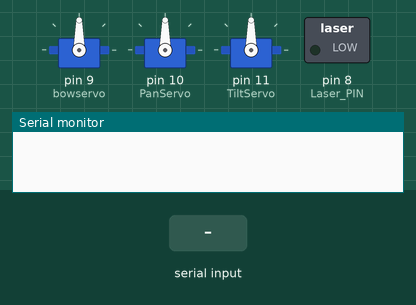
Simulated run of this sketch. Board: Arduino Uno, built with avr-gcc and run on an emulated ATmega328P. Parts: 3 × servo, switched loads named in the sketch (green lamp = pin HIGH), the last lines printed to the serial monitor. The inputs (shaded band) are chosen by the test bench.

Above: at 1.2 s.
1.3 s: "s1120\n" received over the second serial link
At 1.9 s:
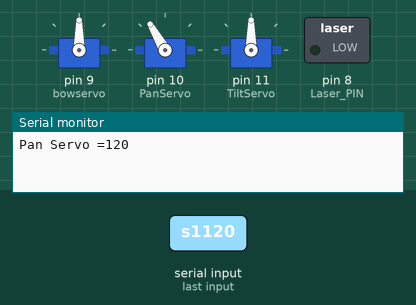
2.8 s: "s2" received over the second serial link
At 3.3 s:
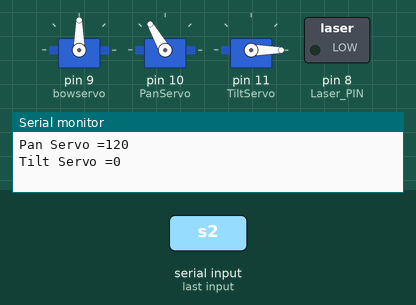
4.3 s: "s1" received over the second serial link
At 5.5 s:
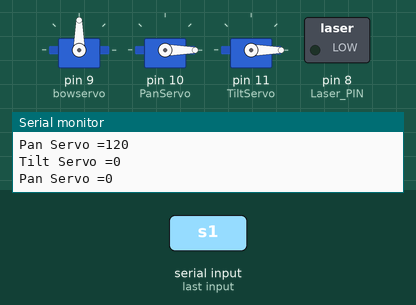
5.8 s: "s190\n" received over the second serial link
At 6.7 s:
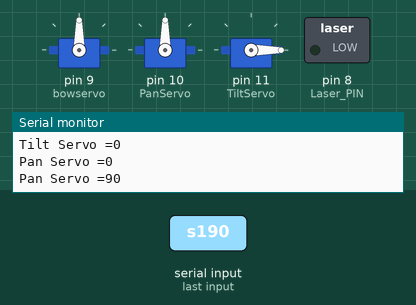
7.3 s: "LASER" received over the second serial link
At 7.6 s:
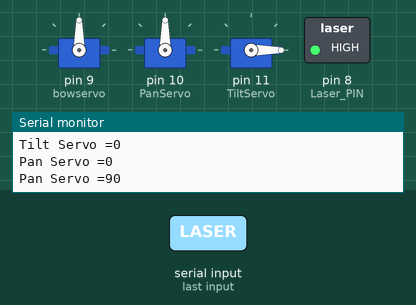
8.8 s: "FIRE" received over the second serial link
At 10.7 s:
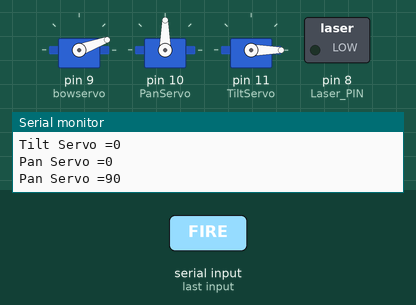
Timing chart, 0 to 12.2 s (numbered marks = the images above; inputs shaded):
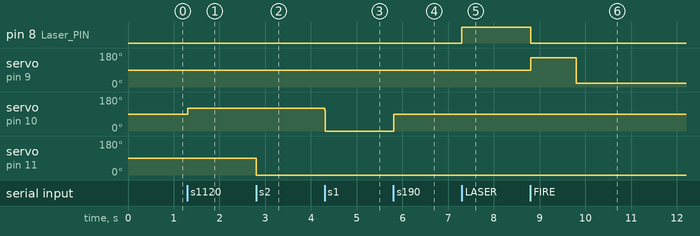

The sketch:

Crossbow.ino
```cpp
//the baud rate of the Bluetooth module set to 38400
//tp reduce servo jittering.
#include <SoftwareSerial.h>
#include <Servo.h>
const int Laser_PIN = 8;
Servo PanServo;
Servo TiltServo;
Servo bowservo;
SoftwareSerial Bluetooth(0, 1); // Arduino(RX, TX)-BT (TX, RX)
int PantServoCurrent, TiltServoCurrent; // current position
int PanServPrevious, TiltServPrevious; // previous position
int index = 0;
String dataIn = "";

void setup() {
  Serial.begin(9600);
  pinMode (Laser_PIN, OUTPUT);
  bowservo.attach(9);
  PanServo.attach(10);
  TiltServo.attach(11);
  Bluetooth.begin(38400); //baud rate of the Bluetooth module
  Bluetooth.setTimeout(1);
  delay(20);
  PanServPrevious = 90;// servo initial position
  PanServo.write(PanServPrevious);
  TiltServPrevious = 90;
  TiltServo.write(TiltServPrevious);
}

void loop() {
  // Check for incoming data
  if (Bluetooth.available() > 0) {// Check for incoming data
    dataIn = Bluetooth.readString();  // Read the data as string
    // If "Waist" slider has changed value - Move Servo 1 to position
    if (dataIn.startsWith("s1")) {
      String dataInS = dataIn.substring(2, dataIn.length()); // Extract "120" from "s1120"
      PantServoCurrent = dataInS.toInt();  // Convert the string into integer
      Serial.print("Pan Servo =");
      Serial.println(PantServoCurrent);
      // We use for loops so we can control the speed of the servo
      // If previous position is bigger then current position
      if (PanServPrevious > PantServoCurrent) {
        for ( int j = PanServPrevious; j >= PantServoCurrent; j--) {   // Run servo down
          PanServo.write(j);
          delay(0);    // defines the speed at which the servo rotates
        }
      }
      // If previous position is smaller then current position
      if (PanServPrevious < PantServoCurrent) {
        for ( int j = PanServPrevious; j <= PantServoCurrent; j++) {   // Run servo up
          PanServo.write(j);
          delay(0);
        }
      }
      PanServPrevious = PantServoCurrent;   // set current position as previous position
    }

    // Move Servo 2
    if (dataIn.startsWith("s2")) {
      String dataInS = dataIn.substring(2, dataIn.length());
      TiltServoCurrent = dataInS.toInt();
      Serial.print("Tilt Servo =");
      Serial.println(TiltServoCurrent);
      if (TiltServPrevious > TiltServoCurrent) {
        for ( int j = TiltServPrevious; j >= TiltServoCurrent; j--) {
          TiltServo.write(j);
          delay(0);
        }
      }
      if (TiltServPrevious < TiltServoCurrent) {
        for ( int j = TiltServPrevious; j <= TiltServoCurrent; j++) {
          TiltServo.write(j);
          delay(0);
        }
      }
      TiltServPrevious = TiltServoCurrent;
    }
    if (dataIn.startsWith("LASER")) { // If button "LASER" is pressed
      digitalWrite (Laser_PIN, HIGH); // Turn Laser On
      delay (1);
    }
    else {
      digitalWrite (Laser_PIN, LOW); // Turn Laser Off
      delay (1);
    }
    if (dataIn.startsWith("FIRE")) {// If button "FIRE" is pressed
        bowservo.write(155);
        delay(1000);
        bowservo.write(20);
        delay(500);
      }
  }
}
```

Measured:
- after the input at 1.3 s, servo on pin 10 (PanServo): 90° → 120° at once
- after the input at 2.8 s, servo on pin 11 (TiltServo): 90° → 0° at once
- after the input at 4.3 s, servo on pin 10 (PanServo): 120° → 0° at once
- after the input at 5.8 s, servo on pin 10 (PanServo): 0° → 90° at once
- after the input at 7.3 s, pin 8 (Laser_PIN): LOW → HIGH at once
- after the input at 8.8 s, pin 8 (Laser_PIN): HIGH → LOW at once; servo on pin 9 (bowservo): 90° → 155° at once, → 20° 1.0 s later
